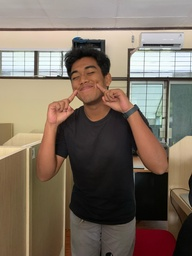
#> input picture WhatsApp Image 2025-03-18 at 10.15.40_fe3d9620.jpg, 192 x 256 px, shrunk from 3024 x 4032 before the run
$ jupyter execute Tugas_Filtering_Image_Procesing.ipynb   (shell and % lines are left out)
#> lines starting #> are read from the running program, lines starting #| are printed output that depends on the picture
[cell 1]
import numpy as np
from PIL import Image
import matplotlib.pyplot as plt

# Load an image (you can replace this with any image file)
image_path = 'WhatsApp Image 2025-03-18 at 10.15.40_fe3d9620.jpg'  # Replace with your image path
image = Image.open(image_path).convert('RGB')  # Ensure the image is in RGB format
#> image is the input picture: PIL image 192x256 RGB; mean R, G, B 124, 110.6, 97.2
image_array = np.array(image)

# Define a 5x5 kernel (filter)
# Example: Averaging (blur) kernel
kernel = np.ones((5, 5)) / 25

# Function to perform 2D convolution manually
def convolve2d_manual(image, kernel):
    kernel_height, kernel_width = kernel.shape
    pad_height = kernel_height // 2
    pad_width = kernel_width // 2

    # Pad the image to handle borders
    padded_image = np.pad(image, ((pad_height, pad_height), (pad_width, pad_width)), mode='reflect')

    # Initialize the output image
    output_image = np.zeros_like(image)

    # Perform convolution
    for i in range(image.shape[0]):
        for j in range(image.shape[1]):
            output_image[i, j] = np.sum(padded_image[i:i+kernel_height, j:j+kernel_width] * kernel)

    return output_image

# Initialize an empty array to store the filtered image
filtered_image = np.zeros_like(image_array)

# Perform convolution on each channel (R, G, B)
for i in range(3):  # Loop through the color channels (0: Red, 1: Green, 2: Blue)
    filtered_image[:, :, i] = convolve2d_manual(image_array[:, :, i], kernel)
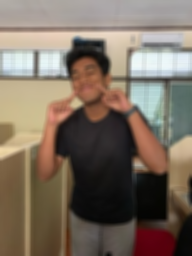
#> filtered_image: shape (256, 192, 3); mean R, G, B 123.5, 110.1, 96.7

# Display the original and filtered images
plt.figure(figsize=(10, 5))

plt.subplot(1, 2, 1)
plt.title('Original Image')
plt.imshow(image_array)

plt.subplot(1, 2, 2)
plt.title('Blurred Image (5x5 Kernel)')
plt.imshow(filtered_image)

plt.show()

[cell 2]
# Load an image (you can replace this with any image file)
image_path = 'WhatsApp Image 2025-03-18 at 10.15.40_fe3d9620.jpg'  # Replace with your image path
image = Image.open(image_path).convert('RGB')  # Ensure the image is in RGB format
image_array = np.array(image)

# Define 5x5 edge detection kernels (Sobel filters)
sobel_x_5x5 = np.array([[-1, -2, 0, 2, 1],
                        [-2, -4, 0, 4, 2],
                        [-4, -8, 0, 8, 4],
                        [-2, -4, 0, 4, 2],
                        [-1, -2, 0, 2, 1]])  # Horizontal edge detection

sobel_y_5x5 = np.array([[-1, -2, -4, -2, -1],
                        [-2, -4, -8, -4, -2],
                        [0,  0,  0,  0,  0],
                        [2,  4,  8,  4,  2],
                        [1,  2,  4,  2,  1]])  # Vertical edge detection

# Function to perform 2D convolution manually
def convolve2d_manual(image, kernel):
    kernel_height, kernel_width = kernel.shape
    pad_height = kernel_height // 2
    pad_width = kernel_width // 2

    # Pad the image to handle borders
    padded_image = np.pad(image, ((pad_height, pad_height), (pad_width, pad_width)), mode='reflect')

    # Initialize the output image
    output_image = np.zeros_like(image)

    # Perform convolution
    for i in range(image.shape[0]):
        for j in range(image.shape[1]):
            output_image[i, j] = np.sum(padded_image[i:i+kernel_height, j:j+kernel_width] * kernel)

    return output_image

# Initialize an empty array to store the filtered image
edge_image = np.zeros_like(image_array)

# Perform convolution on each channel (R, G, B)
for i in range(3):  # Loop through the color channels (0: Red, 1: Green, 2: Blue)
    # Apply 5x5 Sobel filters to each channel
    grad_x = convolve2d_manual(image_array[:, :, i], sobel_x_5x5)
    grad_y = convolve2d_manual(image_array[:, :, i], sobel_y_5x5)

    # Combine the horizontal and vertical gradients
    edge_image[:, :, i] = np.sqrt(grad_x**2 + grad_y**2)
#> this loop made 3 passes
#> pass 1, `grad_x = convolve2d_manual(image_array[:, :, i], sobel_x_5x5)`:
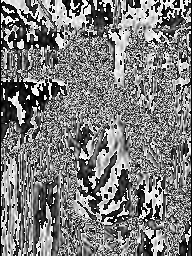
#> grad_x: shape (256, 192); min 0, max 255, mean 124.5
#> pass 1, `grad_y = convolve2d_manual(image_array[:, :, i], sobel_y_5x5)`:
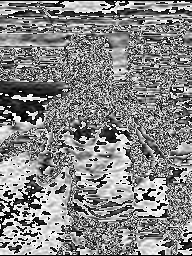
#> grad_y: shape (256, 192); min 0, max 255, mean 133.6
#> pass 2, `grad_y = convolve2d_manual(image_array[:, :, i], sobel_y_5x5)`:
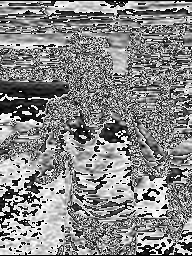
#> grad_y: shape (256, 192); min 0, max 255, mean 135.3
#> after the loop:
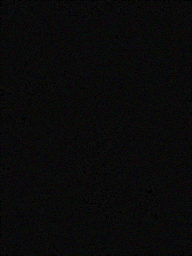
#> edge_image: shape (256, 192, 3); mean R, G, B 9.83, 9.79, 9.83

# Normalize the edge image to the range [0, 255]
edge_image = (edge_image / edge_image.max()) * 255
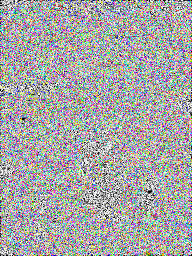
#> edge_image: shape (256, 192, 3) float64; mean R, G, B 167.1, 166.4, 167.1

# Display the original and edge-detected images
plt.figure(figsize=(10, 5))

plt.subplot(1, 2, 1)
plt.title('Original Image')
plt.imshow(image_array)

plt.subplot(1, 2, 2)
plt.title('Edge Detection (5x5 Sobel Filter)')
plt.imshow(edge_image.astype(np.uint8), cmap='gray')  # Display as grayscale

plt.show()
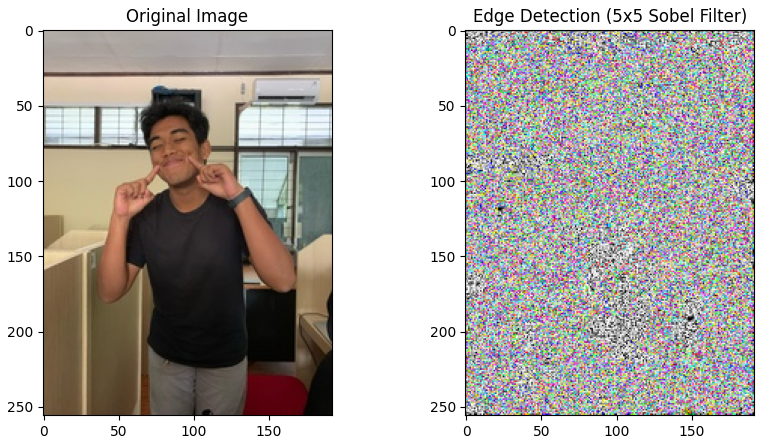
#> figure drawn by matplotlib, 2 panels

[cell 3]
# Load an image (you can replace this with any image file)
image_path = 'WhatsApp Image 2025-03-18 at 10.15.40_fe3d9620.jpg'  # Replace with your image path
image = Image.open(image_path).convert('RGB')  # Ensure the image is in RGB format
image_array = np.array(image)

# Define a sharpening kernel
sharpening_kernel = np.array([[0, -1, 0],
                              [-1, 5, -1],
                              [0, -1, 0]])

# Function to perform 2D convolution manually
def convolve2d_manual(image, kernel):
    kernel_height, kernel_width = kernel.shape
    pad_height = kernel_height // 2
    pad_width = kernel_width // 2

    # Pad the image to handle borders
    padded_image = np.pad(image, ((pad_height, pad_height), (pad_width, pad_width)), mode='reflect')

    # Initialize the output image
    output_image = np.zeros_like(image)

    # Perform convolution
    for i in range(image.shape[0]):
        for j in range(image.shape[1]):
            output_image[i, j] = np.sum(padded_image[i:i+kernel_height, j:j+kernel_width] * kernel)

    return output_image

# Initialize an empty array to store the sharpened image
sharpened_image = np.zeros_like(image_array)

# Perform convolution on each channel (R, G, B)
for i in range(3):  # Loop through the color channels (0: Red, 1: Green, 2: Blue)
    sharpened_image[:, :, i] = convolve2d_manual(image_array[:, :, i], sharpening_kernel)
#> this loop made 3 passes
#> pass 1, in convolve2d_manual, `padded_image = np.pad(image, ((pad_height, pad_height), (pad_width, pa..`:
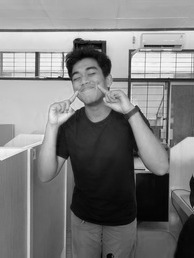
#> padded_image: shape (258, 194); min 0, max 253, mean 124.1
#> pass 3, in convolve2d_manual (call 3), `padded_image = np.pad(image, ((pad_height, pad_height), (pad_width, pa..`:
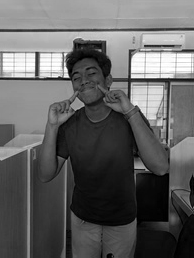
#> padded_image: shape (258, 194); min 0, max 255, mean 97.3
#> after the loop:
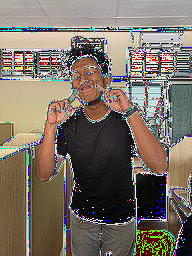
#> sharpened_image: shape (256, 192, 3); mean R, G, B 122.2, 112, 101.2

# Clip values to ensure they are within the valid range [0, 255]
sharpened_image = np.clip(sharpened_image, 0, 255)

# Display the original and sharpened images
plt.figure(figsize=(10, 5))

plt.subplot(1, 2, 1)
plt.title('Original Image')
plt.imshow(image_array)

plt.subplot(1, 2, 2)
plt.title('Sharpened Image')
plt.imshow(sharpened_image.astype(np.uint8))

plt.show()
